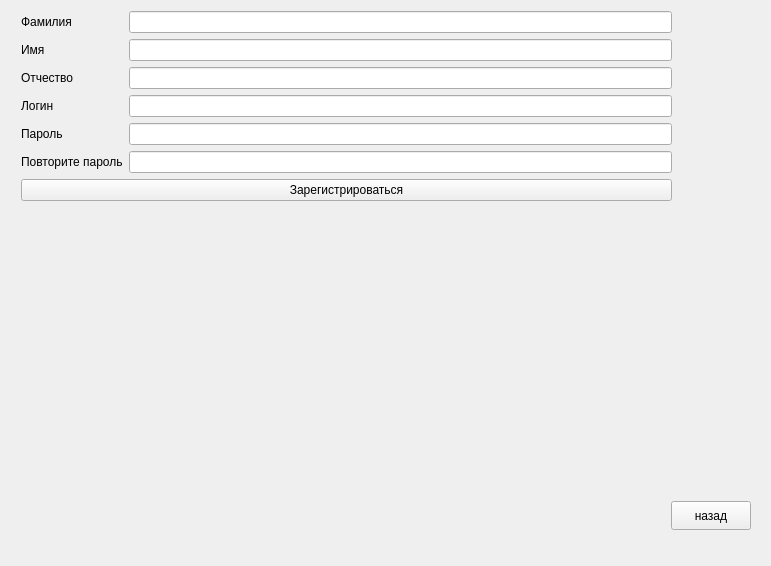
<?xml version="1.0" encoding="UTF-8"?>
<ui version="4.0">
 <class>EnterWindow</class>
 <widget class="QDialog" name="EnterWindow">
  <property name="geometry">
   <rect>
    <x>0</x>
    <y>0</y>
    <width>771</width>
    <height>566</height>
   </rect>
  </property>
  <property name="windowTitle">
   <string>Dialog</string>
  </property>
  <layout class="QGridLayout" name="gridLayout">
   <item row="0" column="0">
    <widget class="QStackedWidget" name="stackedWidget">
     <property name="currentIndex">
      <number>1</number>
     </property>
     <widget class="QWidget" name="enterStud">
      <layout class="QGridLayout" name="gridLayout_2">
       <item row="0" column="0">
        <layout class="QFormLayout" name="formLayout">
         <item row="0" column="0">
          <widget class="QLabel" name="label">
           <property name="text">
            <string>Логин</string>
           </property>
          </widget>
         </item>
         <item row="0" column="1">
          <widget class="QLineEdit" name="enterLog"/>
         </item>
         <item row="1" column="0">
          <widget class="QLabel" name="label_2">
           <property name="text">
            <string>Пароль</string>
           </property>
          </widget>
         </item>
         <item row="1" column="1">
          <widget class="QLineEdit" name="enterPass">
           <property name="echoMode">
            <enum>QLineEdit::EchoMode::Password</enum>
           </property>
          </widget>
         </item>
         <item row="3" column="0">
          <widget class="QLabel" name="label_3">
           <property name="text">
            <string>Нет аккаунта?</string>
           </property>
          </widget>
         </item>
         <item row="3" column="1">
          <widget class="QPushButton" name="registerSC">
           <property name="text">
            <string>Зарегистрироваться</string>
           </property>
          </widget>
         </item>
         <item row="2" column="0" colspan="2">
          <widget class="QPushButton" name="enterSC">
           <property name="text">
            <string>Войти</string>
           </property>
          </widget>
         </item>
        </layout>
       </item>
       <item row="1" column="1">
        <widget class="QPushButton" name="cancelButton">
         <property name="text">
          <string>отмена</string>
         </property>
        </widget>
       </item>
      </layout>
     </widget>
     <widget class="QWidget" name="registerStud">
      <widget class="QPushButton" name="backButton">
       <property name="geometry">
        <rect>
         <x>660</x>
         <y>490</y>
         <width>80</width>
         <height>29</height>
        </rect>
       </property>
       <property name="text">
        <string>назад</string>
       </property>
      </widget>
      <widget class="QWidget" name="layoutWidget">
       <property name="geometry">
        <rect>
         <x>10</x>
         <y>0</y>
         <width>651</width>
         <height>481</height>
        </rect>
       </property>
       <layout class="QFormLayout" name="formLayout_3">
        <item row="0" column="0">
         <widget class="QLabel" name="label_8">
          <property name="text">
           <string>Фамилия</string>
          </property>
         </widget>
        </item>
        <item row="0" column="1">
         <widget class="QLineEdit" name="name1"/>
        </item>
        <item row="1" column="0">
         <widget class="QLabel" name="label_9">
          <property name="text">
           <string>Имя</string>
          </property>
         </widget>
        </item>
        <item row="1" column="1">
         <widget class="QLineEdit" name="name2"/>
        </item>
        <item row="2" column="0">
         <widget class="QLabel" name="label_10">
          <property name="text">
           <string>Отчество</string>
          </property>
         </widget>
        </item>
        <item row="2" column="1">
         <widget class="QLineEdit" name="name3"/>
        </item>
        <item row="3" column="0">
         <widget class="QLabel" name="label_11">
          <property name="text">
           <string>Логин</string>
          </property>
         </widget>
        </item>
        <item row="3" column="1">
         <widget class="QLineEdit" name="loginReg"/>
        </item>
        <item row="4" column="0">
         <widget class="QLabel" name="label_12">
          <property name="text">
           <string>Пароль</string>
          </property>
         </widget>
        </item>
        <item row="4" column="1">
         <widget class="QLineEdit" name="passReg">
          <property name="echoMode">
           <enum>QLineEdit::EchoMode::Password</enum>
          </property>
         </widget>
        </item>
        <item row="5" column="0">
         <widget class="QLabel" name="label_13">
          <property name="text">
           <string>Повторите пароль</string>
          </property>
         </widget>
        </item>
        <item row="5" column="1">
         <widget class="QLineEdit" name="pass2Reg">
          <property name="echoMode">
           <enum>QLineEdit::EchoMode::Password</enum>
          </property>
         </widget>
        </item>
        <item row="6" column="0" colspan="2">
         <widget class="QPushButton" name="finishRegButton">
          <property name="text">
           <string>Зарегистрироваться</string>
          </property>
         </widget>
        </item>
       </layout>
      </widget>
     </widget>
     <widget class="QWidget" name="enterDirs">
      <widget class="QPushButton" name="cancelButton_2">
       <property name="geometry">
        <rect>
         <x>657</x>
         <y>488</y>
         <width>80</width>
         <height>29</height>
        </rect>
       </property>
       <property name="text">
        <string>отмена</string>
       </property>
      </widget>
      <widget class="QWidget" name="layoutWidget_2">
       <property name="geometry">
        <rect>
         <x>20</x>
         <y>20</y>
         <width>631</width>
         <height>451</height>
        </rect>
       </property>
       <layout class="QFormLayout" name="formLayout_2">
        <item row="0" column="0">
         <widget class="QLabel" name="label_4">
          <property name="text">
           <string>Логин</string>
          </property>
         </widget>
        </item>
        <item row="0" column="1">
         <widget class="QLineEdit" name="logDir"/>
        </item>
        <item row="1" column="0">
         <widget class="QLabel" name="label_5">
          <property name="text">
           <string>Пароль</string>
          </property>
         </widget>
        </item>
        <item row="1" column="1">
         <widget class="QLineEdit" name="passDir">
          <property name="echoMode">
           <enum>QLineEdit::EchoMode::Password</enum>
          </property>
         </widget>
        </item>
        <item row="2" column="0" colspan="2">
         <widget class="QPushButton" name="enterDirButton">
          <property name="text">
           <string>Войти</string>
          </property>
         </widget>
        </item>
       </layout>
      </widget>
     </widget>
    </widget>
   </item>
  </layout>
 </widget>
 <resources/>
 <connections/>
</ui>
